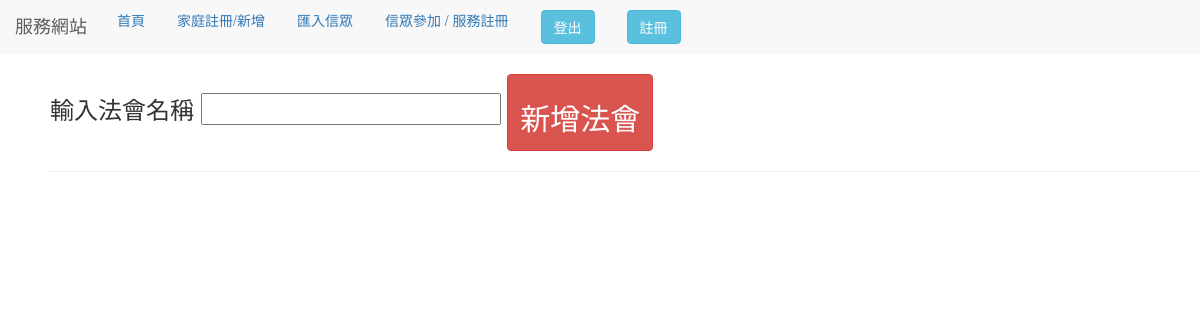
The app's page /join_activity (signed in), older data.
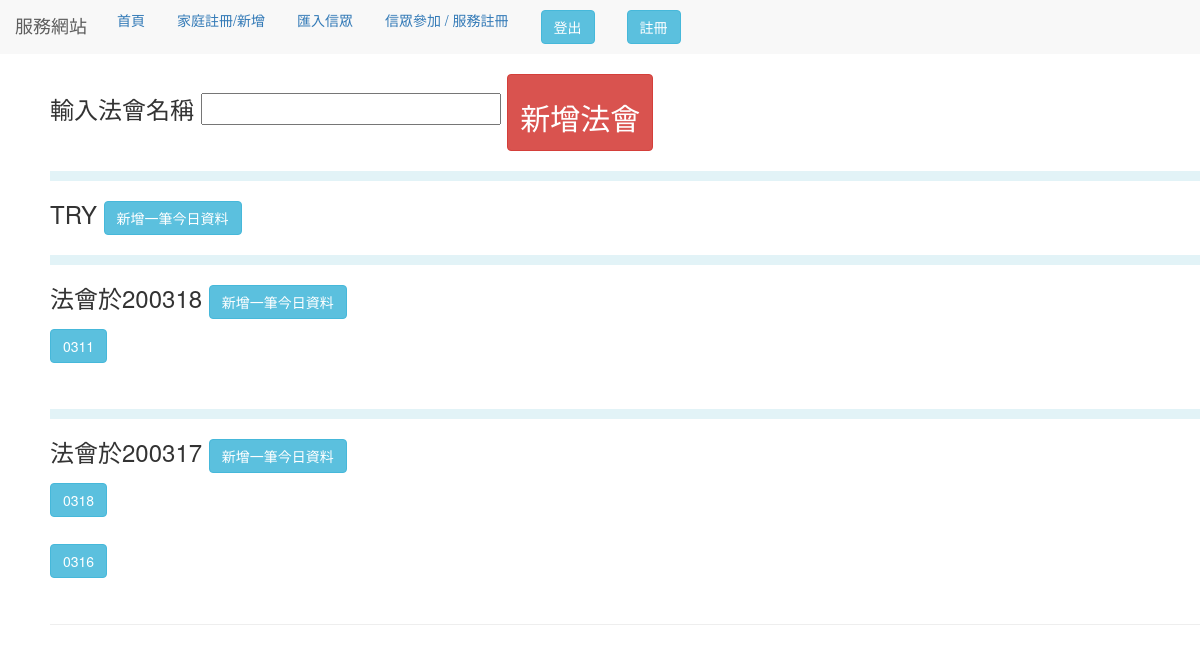
The same page, newer data.
### use_app/models.py (models this page shows, shortened)
class Day(models.Model):
    date_name = models.CharField(max_length=12)
    class Meta:
        verbose_name_plural = '法會日期'

class every_day(models.Model):
    Day_date = models.ForeignKey(
		Day,
		related_name='name',
		null=True,
		blank=True,
		on_delete=models.CASCADE
    )
    date  = models.CharField(max_length=12)
    one_lights = models.TextField(blank=True)
    two_lights = models.TextField(blank=True)
    three_lights = models.TextField(blank=True)
    four_lights = models.TextField(blank=True)
    five_lights = models.TextField(blank=True)
    class Meta:
        verbose_name_plural = '燈的紀錄'

### use_app/views.py (the view)
# urls.py: path('join_activity', views.join_activity,name="join_activity"),
@login_required(login_url='/use_login')
def join_activity(request):
    if request.method == "POST":
        if not Day.objects.filter(
                date_name=request.POST["activity_name"]).exists():
            Day.objects.create(date_name=request.POST["activity_name"])
        else:
            error = "名字已經使用過了"
    Days = Day.objects.all().order_by("-id")
    every_days = every_day.objects.all()
    return render(request, "choose.html", locals())

### templates/choose.html (shortened to what this page needs)
{% extends "base.html" %} {% block title %} 首頁 {% endblock %} {% block message %}
<link rel="stylesheet" href="//code.jquery.com/ui/1.12.1/themes/base/jquery-ui.css">
<div style="margin-left:50px;">
    <form method="post">
        輸入法會名稱
        <input name="activity_name">
        <button type="submit" class="btn btn-danger">
            <h2 style="text-align:center;">新增法會</h2>
        </button>
    </form>
    {% for Day in Days %}
    <hr style="border: 5px solid rgba(155, 213, 228, 0.295);">
    <h3>{{Day.date_name}}
        <button class="btn btn-info add_button" id="{{Day.id}}">
            新增一筆今日資料
        </button>
    </h3>
    {%for every in every_days %}
    {%if every.Day_date.id == Day.id %}
    <button class="btn btn-info go" value="{{ every.date}}" name="{{Day.id}}" >
        {{every.date}}
    </button> <br><br>
    {% endif %}
    {%endfor %}
    {%endfor %}
    {% endblock %}

Row changes from the older to the newer data that the page shows:
added Day: date_name "TRY"
added Day: date_name "法會於200318"
added every_day: date "0311", shown under "法會於200318"
added Day: date_name "法會於200317"
added every_day: date "0318", shown under "法會於200317"
added every_day: date "0316", shown under "法會於200317"
